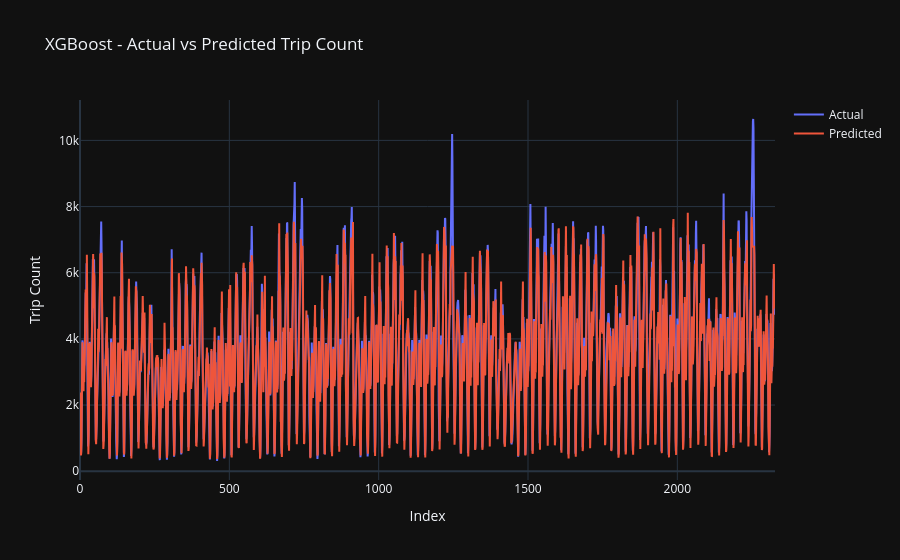

Notebook code cell kept with this figure:
### Code cell
from xgboost import XGBRegressor
from sklearn.metrics import mean_absolute_error

# Train XGBoost
xgb = XGBRegressor(n_estimators=100, learning_rate=0.1, random_state=42, verbosity=0)
xgb.fit(X_train, y_train)
y_pred_xgb = xgb.predict(X_test)

# Evaluation
mae_xgb = mean_absolute_error(y_test, y_pred_xgb)
rmse_xgb = mean_squared_error(y_test, y_pred_xgb)
r2_xgb = r2_score(y_test, y_pred_xgb)

print("XGBoost Results:")
print(f"MAE  = {mae_xgb:.2f}")
print(f"RMSE = {rmse_xgb:.2f}")
print(f"R²   = {r2_xgb:.4f}")

# Plotly visualization
fig_xgb = go.Figure()
fig_xgb.add_trace(go.Scatter(y=y_test, mode='lines', name='Actual'))
fig_xgb.add_trace(go.Scatter(y=y_pred_xgb, mode='lines', name='Predicted'))
fig_xgb.update_layout(title='XGBoost - Actual vs Predicted Trip Count',
                      xaxis_title='Index',
                      yaxis_title='Trip Count',
                      template='plotly_dark')
fig_xgb.show()

### Figure 1 — Plotly figure (JSON) as saved in the notebook; plotly's stock layout.template omitted (floating-point values rounded to 4 significant figures; data arrays with more than 128 entries replaced by an {"elided": "..."} marker saying what was removed)
{"data": [{"mode": "lines", "name": "Actual", "type": "scatter", "y": {"elided": "2328 int values"}}, {"mode": "lines", "name": "Predicted", "type": "scatter", "y": {"elided": "2328 float values"}}], "layout": {"autosize": true, "title": {"text": "XGBoost - Actual vs Predicted Trip Count"}, "xaxis": {"autorange": true, "range": [0, 2327], "title": {"text": "Index"}}, "yaxis": {"autorange": true, "range": [-265.3, 11220.0], "title": {"text": "Trip Count"}, "type": "linear"}}}
